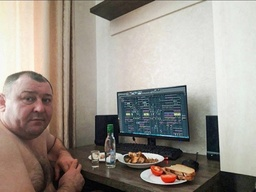
#> input picture Лаба 3/pic1.jpg, 256 x 192 px, shrunk from 1255 x 941 before the run
$ python main.py
#> lines starting #> are read from the running program, lines starting #| are printed output that depends on the picture
import cv2
import numpy as np
def gauss(x, y, omega, a, b):
    first = 1/(2*np.pi * (omega ** 2))
    second = np.exp(-((x-a) ** 2 + (y-b) ** 2) / (2*(omega**2)))

    return first * second

def gausianBlur(img,kernelSize,devation):
    kernel=np.ones((kernelSize,kernelSize))
    a=b=(kernelSize+1)//2
    for i in range(kernelSize):
        for j in range(kernelSize):
            kernel[i,j]=gauss(i,j,devation,a,b)
    print(kernel)
    sum=kernel.sum()
    kernel/=sum
    print(kernel)

    blured=img.copy()
    Start = kernelSize // 2

    for i in range(Start, blured.shape[0] - Start):
        for j in range(Start, blured.shape[1] - Start):
            val=0
            for k in range(-Start, Start + 1):
                for l in range(-Start, Start + 1):
                    val += img[i + k, j + l] * kernel[k + Start, l + Start]
            blured[i, j] = val
    return blured

img=cv2.imread("pic1.jpg",cv2.IMREAD_GRAYSCALE)
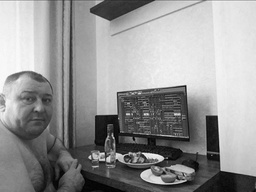
#> img: shape (192, 256); min 0, max 255, mean 148.9
# [4 lines of commented-out code are left out]
blured5=gausianBlur(img,11,50)
#> after the loop in gausianBlur, `for i in range(Start, blured.shape[0] - Start):`:
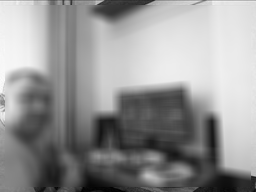
#> blured: shape (192, 256); min 0, max 251, mean 148.4

# [4 lines of commented-out code are left out]

cv2.waitKey(0)
cv2.destroyAllWindows()

cv2blured=cv2.GaussianBlur(img,(5,5),100)
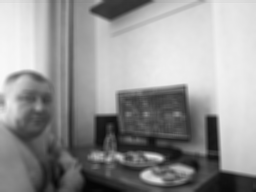
#> cv2blured: shape (192, 256); min 5, max 248, mean 149
# cv2.imshow("blured 5 100",blured1)
# cv2.imshow("opencv blur",cv2blured)
cv2.imshow("blured 7 100",blured5)

cv2.waitKey(0)
cv2.destroyAllWindows()
